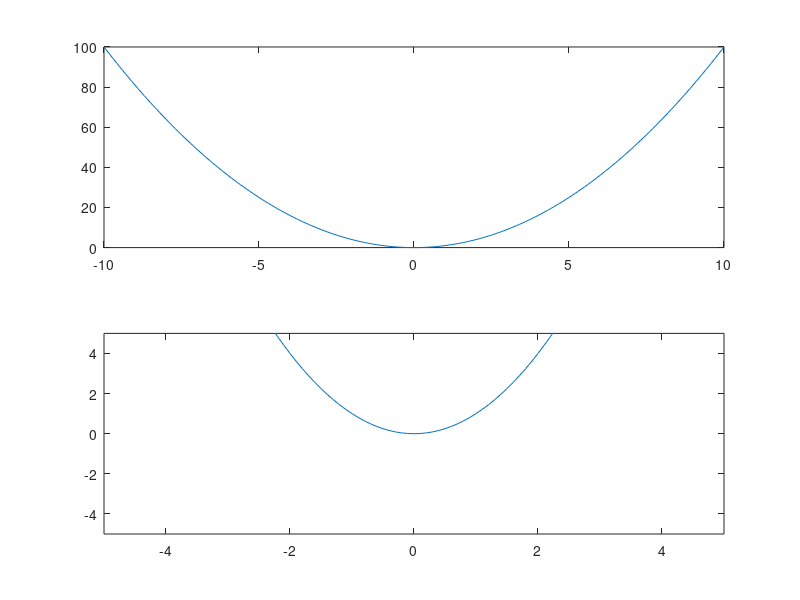

Recreate this plot in MATLAB.
n = 10;
t = -n:0.1:n;
y1 = t.^2;
subplot(2,1,1); %definieer eerst een subplot
plot(t,y1);     %teken daarna een normale plot
subplot(2,1,2); %dit is de tweede subplot
plot(t,y1);     %exact dezelfde plot
xlim([-5 5])    %opgegeven x-bereik van de laatste plot
ylim([-5 5])    %opgegeven y-bereik van de laatste plot
